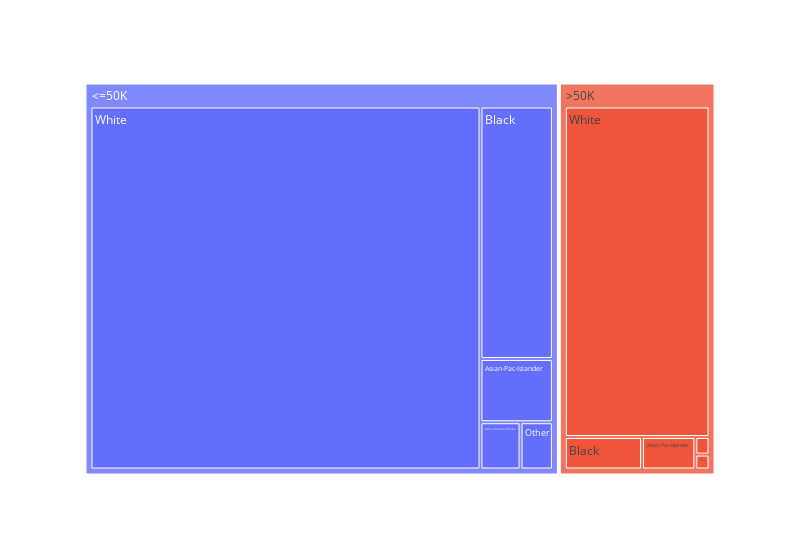

Here is the notebook cell this chart was saved with:
### Code cell
fig = px.treemap(adults.groupby(['race', 'class'])['class'].count().reset_index(name="count"), path=['class', 'race'], values='count')
fig.update_layout(width=800)
fig.show()

### Figure 1 — Plotly figure (JSON) as saved in the notebook; plotly's stock layout.template omitted (floating-point values rounded to 4 significant figures)
{"data": [{"branchvalues": "total", "domain": {"x": [0, 1], "y": [0, 1]}, "hovertemplate": "labels=%{label}<br>count=%{value}<br>parent=%{parent}<br>id=%{id}<extra></extra>", "ids": ["<=50K/Amer-Indian-Eskimo", ">50K/Amer-Indian-Eskimo", "<=50K/Asian-Pac-Islander", ">50K/Asian-Pac-Islander", "<=50K/Black", ">50K/Black", "<=50K/Other", ">50K/Other", "<=50K/White", ">50K/White", "<=50K", ">50K"], "labels": ["Amer-Indian-Eskimo", "Amer-Indian-Eskimo", "Asian-Pac-Islander", "Asian-Pac-Islander", "Black", "Black", "Other", "Other", "White", "White", "<=50K", ">50K"], "name": "", "parents": ["<=50K", ">50K", "<=50K", ">50K", "<=50K", ">50K", "<=50K", ">50K", "<=50K", ">50K", "", ""], "type": "treemap", "values": [382, 53, 924, 369, 3686, 534, 308, 45, 28574, 10184, 33874, 11185]}], "layout": {"legend": {"tracegroupgap": 0}, "margin": {"t": 60}, "width": 800}}
